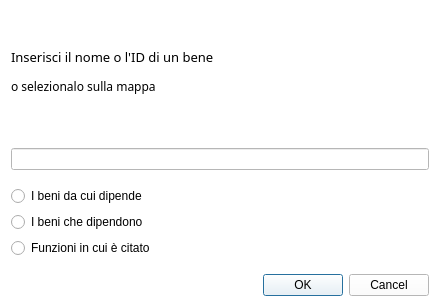
<?xml version="1.0" encoding="UTF-8"?>
<ui version="4.0">
 <class>Dialog</class>
 <widget class="QDialog" name="Dialog">
  <property name="geometry">
   <rect>
    <x>0</x>
    <y>0</y>
    <width>440</width>
    <height>307</height>
   </rect>
  </property>
  <property name="font">
   <font>
    <family>Arial</family>
    <weight>75</weight>
    <bold>true</bold>
   </font>
  </property>
  <property name="windowTitle">
   <string>Analisi relazioni tra beni</string>
  </property>
  <property name="windowOpacity">
   <double>0.950000000000000</double>
  </property>
  <property name="styleSheet">
   <string notr="true">background-color:white;</string>
  </property>
  <layout class="QGridLayout" name="gridLayout">
   <item row="1" column="0">
    <widget class="QLabel" name="label">
     <property name="font">
      <font>
       <family>Lucida Sans</family>
       <pointsize>10</pointsize>
       <weight>50</weight>
       <italic>false</italic>
       <bold>false</bold>
      </font>
     </property>
     <property name="text">
      <string>&lt;html&gt;&lt;head/&gt;&lt;body&gt;&lt;p&gt;&lt;span style=&quot; font-weight:400;&quot;&gt;Inserisci il nome o l'ID di un bene&lt;/span&gt;&lt;/p&gt;&lt;p&gt;&lt;span style=&quot; font-size:9pt; font-weight:400;&quot;&gt;o selezionalo sulla mappa&lt;/span&gt;&lt;/p&gt;&lt;/body&gt;&lt;/html&gt;</string>
     </property>
    </widget>
   </item>
   <item row="11" column="0">
    <widget class="QDialogButtonBox" name="buttonBox">
     <property name="font">
      <font>
       <family>Segoe UI</family>
       <weight>50</weight>
       <bold>false</bold>
      </font>
     </property>
     <property name="cursor">
      <cursorShape>PointingHandCursor</cursorShape>
     </property>
     <property name="standardButtons">
      <set>QDialogButtonBox::Cancel|QDialogButtonBox::Ok</set>
     </property>
    </widget>
   </item>
   <item row="3" column="0">
    <widget class="QLineEdit" name="lineEdit">
     <property name="font">
      <font>
       <family>Segoe UI</family>
      </font>
     </property>
     <property name="whatsThis">
      <string>&lt;html&gt;&lt;head/&gt;&lt;body&gt;&lt;p&gt;Inserire ID o identificativo del bene da selezionare&lt;/p&gt;&lt;/body&gt;&lt;/html&gt;</string>
     </property>
     <property name="text">
      <string/>
     </property>
    </widget>
   </item>
   <item row="10" column="0">
    <spacer name="horizontalSpacer">
     <property name="font">
      <font>
       <family>Segoe UI</family>
      </font>
     </property>
     <property name="orientation">
      <enum>Qt::Horizontal</enum>
     </property>
     <property name="sizeHint" stdset="0">
      <size>
       <width>40</width>
       <height>10</height>
      </size>
     </property>
    </spacer>
   </item>
   <item row="4" column="0">
    <spacer name="horizontalSpacer_3">
     <property name="font">
      <font>
       <family>Segoe UI</family>
      </font>
     </property>
     <property name="orientation">
      <enum>Qt::Horizontal</enum>
     </property>
     <property name="sizeHint" stdset="0">
      <size>
       <width>40</width>
       <height>10</height>
      </size>
     </property>
    </spacer>
   </item>
   <item row="6" column="0">
    <widget class="QRadioButton" name="radioButtonRelazioniAll_2">
     <property name="font">
      <font>
       <family>Segoe UI</family>
       <pointsize>9</pointsize>
       <weight>50</weight>
       <bold>false</bold>
      </font>
     </property>
     <property name="cursor">
      <cursorShape>PointingHandCursor</cursorShape>
     </property>
     <property name="whatsThis">
      <string>&lt;html&gt;&lt;head/&gt;&lt;body&gt;&lt;p&gt;Visualizzare i beni che dipendono dal bene scelto.&lt;/p&gt;&lt;/body&gt;&lt;/html&gt;</string>
     </property>
     <property name="styleSheet">
      <string notr="true">/*QRadioButton::indicator {
    width: 18px;
    height: 18px;
}
QRadioButton::indicator::unchecked {
   image:url('images/radio_button_off.png');
}
QRadioButton::indicator::checked {
   image:url('images/radio_button_on.png');
}
QRadioButton::indicator::checked:hover {
   image:url('images/radio_button_on_grey.png');
}
QRadioButton::indicator::unchecked:hover {
   image:url('images/radio_button_off_grey.png');
}*/</string>
     </property>
     <property name="text">
      <string>I beni che dipendono</string>
     </property>
    </widget>
   </item>
   <item row="7" column="0">
    <widget class="QRadioButton" name="radioButtonFunzioni">
     <property name="font">
      <font>
       <family>Segoe UI</family>
       <pointsize>9</pointsize>
       <weight>50</weight>
       <bold>false</bold>
      </font>
     </property>
     <property name="cursor">
      <cursorShape>PointingHandCursor</cursorShape>
     </property>
     <property name="whatsThis">
      <string>&lt;html&gt;&lt;head/&gt;&lt;body&gt;&lt;p&gt;Visualizzare tutte le funzioni in cui è citato il bene scelto.&lt;/p&gt;&lt;/body&gt;&lt;/html&gt;</string>
     </property>
     <property name="styleSheet">
      <string notr="true">background-color:white;</string>
     </property>
     <property name="text">
      <string>Funzioni in cui è citato</string>
     </property>
    </widget>
   </item>
   <item row="5" column="0">
    <widget class="QRadioButton" name="radioButtonRelazioniAll">
     <property name="font">
      <font>
       <family>Segoe UI</family>
       <pointsize>9</pointsize>
       <weight>50</weight>
       <bold>false</bold>
      </font>
     </property>
     <property name="cursor">
      <cursorShape>PointingHandCursor</cursorShape>
     </property>
     <property name="whatsThis">
      <string>&lt;html&gt;&lt;head/&gt;&lt;body&gt;&lt;p&gt;Visualizzare i beni da cui dipende il bene scelto.&lt;/p&gt;&lt;/body&gt;&lt;/html&gt;</string>
     </property>
     <property name="styleSheet">
      <string notr="true">/*QRadioButton::indicator {
    width: 18px;
    height: 18px;
}
QRadioButton::indicator::unchecked {
   image:url('images/radio_button_off.png');
}
QRadioButton::indicator::checked {
   image:url('images/radio_button_on.png');
}
QRadioButton::indicator::checked:hover {
   image:url('images/radio_button_on_grey.png');
}
QRadioButton::indicator::unchecked:hover {
   image:url('images/radio_button_off_grey.png');
}*/</string>
     </property>
     <property name="text">
      <string>I beni da cui dipende</string>
     </property>
    </widget>
   </item>
   <item row="2" column="0">
    <spacer name="horizontalSpacer_2">
     <property name="orientation">
      <enum>Qt::Horizontal</enum>
     </property>
     <property name="sizeHint" stdset="0">
      <size>
       <width>40</width>
       <height>10</height>
      </size>
     </property>
    </spacer>
   </item>
  </layout>
 </widget>
 <resources/>
 <connections>
  <connection>
   <sender>buttonBox</sender>
   <signal>accepted()</signal>
   <receiver>Dialog</receiver>
   <slot>accept()</slot>
   <hints>
    <hint type="sourcelabel">
     <x>241</x>
     <y>370</y>
    </hint>
    <hint type="destinationlabel">
     <x>261</x>
     <y>328</y>
    </hint>
   </hints>
  </connection>
  <connection>
   <sender>buttonBox</sender>
   <signal>rejected()</signal>
   <receiver>Dialog</receiver>
   <slot>reject()</slot>
   <hints>
    <hint type="sourcelabel">
     <x>364</x>
     <y>370</y>
    </hint>
    <hint type="destinationlabel">
     <x>376</x>
     <y>327</y>
    </hint>
   </hints>
  </connection>
 </connections>
</ui>
